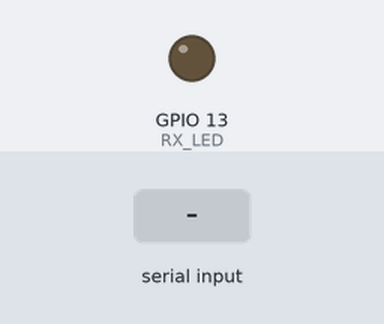
A sketch run on a simulated ESP32. On the bench: output pins drawn as LEDs (lit = HIGH). The inputs (shaded band) are chosen by the test bench. The modem accepts every AT command (registered, SIM ready, sends succeed) and sends nothing else; what the sketch prints to the serial monitor is not drawn.

Above: at 2.2 s.
2.3 s: "+RCV\n" received over the second serial link
3.9 s: "1\n" received over the second serial link
Timing chart, 0 to 6.9 s (numbered marks = the images above; inputs shaded):
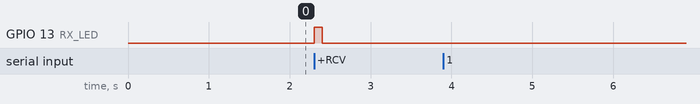

The sketch:

esp32_lora_rx.ino
```cpp
/* Listen for lora messages.
 */

#define loraUART Serial1
#define debugUART Serial

int RX_LED = 13;

//************************************************************************
//Send a message to the LoRa device and wait for a response
String sendReceive(String s){

  String loraMsg;

  //Send the command
  debugUART.println("Sending: " + s);
  loraUART.println(s);

  //Read reply
  while (!loraUART.available()) {
    delay(10);
  }
  loraMsg = loraUART.readStringUntil('\n');

  debugUART.println("Received: " + loraMsg);
  return loraMsg;

}


//************************************************************************
void configureLoRa(){

  debugUART.println("Configuring LoRa...");

  debugUART.println("  Setting Address to: 0");
  sendReceive("AT+ADDRESS=1");
  sendReceive("AT+ADDRESS?");

  debugUART.println("  Setting Network ID to: 0");
  sendReceive("AT+NETWORKID=7");
  sendReceive("AT+NETWORKID?");

  debugUART.println("  Setting Band to: 915000000");
  sendReceive("AT+BAND=915000000");
  sendReceive("AT+BAND?");

  debugUART.println("  Setting Modulation Parameters to: 10,7,1,8");
  sendReceive("AT+PARAMETER=10,7,1,8"); //+config.loraSF+","+config.loraBW+","+config.loraCR+","+config.loraPreamble);
  sendReceive("AT+PARAMETER?");

}


void setup() {

  pinMode(RX_LED, OUTPUT);

  loraUART.begin(115200, SERIAL_8N1, 25,33);
  debugUART.begin(115200);
  delay(1000);

  debugUART.println();
  debugUART.println("**********************");
  debugUART.println("RX (RECEIVER) MODULE ");
  debugUART.println("Verson 0.9.2");
  debugUART.println("**********************");

  configureLoRa();

}

String msg;
void loop() {

  if (loraUART.available()) {
    msg = loraUART.readStringUntil('\n');
    if (msg.indexOf("+RCV")>=0){

      debugUART.print("Received LoRa Message: ");
      debugUART.println(msg);

      //Grab the address of the sender
      // Messages are of the form: "+RCV=2,2,16,-64,36" -- where the first number after the "=" is the address.

      // Start and end of the JSON payload in the msg.
      int idxstart = msg.indexOf('=')+1;
      int idxstop = msg.indexOf(',');

      // grab the address
      String senderAddress = msg.substring(idxstart,idxstop);

      // Now we can answer anyone who talks to us.
      debugUART.print("Sending ACK: ");
      loraUART.println("AT+SEND=" + senderAddress + ",3,ACK");

      //Blinky!
      digitalWrite(RX_LED, HIGH);
      delay(100);
      digitalWrite(RX_LED, LOW);

    } else {
      debugUART.println(msg);
    }
  }

  if (debugUART.available()) {
    msg = debugUART.readStringUntil('\n');
    msg.trim();
    loraUART.println(msg);
  }

}
```

Measured:
- after the input at 2.3 s, GPIO 13 (RX_LED): LOW → HIGH at once, → LOW 0.10 s later
- after the input at 3.9 s, every drawn part: stays the same
